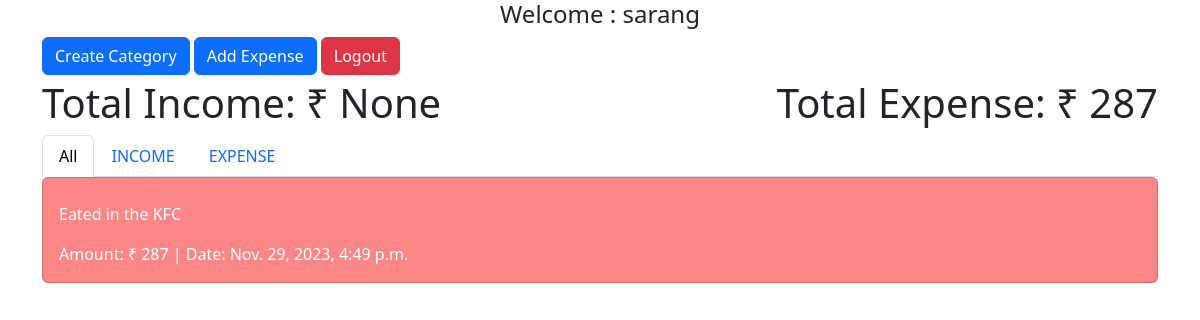
The page / (signed in) on the database as committed earlier.
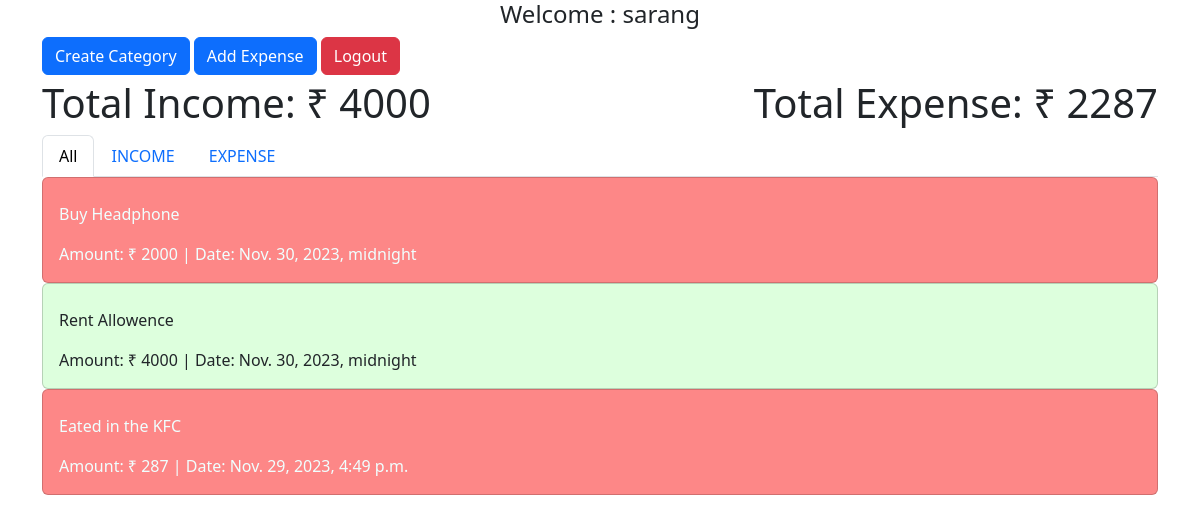
The same page on the database as committed later.
### home/models.py (models this page shows, shortened)
class Expense(models.Model):
    notes = models.CharField(max_length=255)
    date = models.DateTimeField()
    amount = models.BigIntegerField()
    user = models.ForeignKey(User, on_delete=models.CASCADE)
    Category = models.ForeignKey(Category, on_delete=models.CASCADE)
    expense_type = models.CharField(max_length=255, choices=expense_type)

### home/views.py (the view)
# urls.py: path("",views.index,name="home"),
@login_required(login_url="/login")
def index(request):
    form = ExpenseForm()
    category_form = CategoryForm()
    categories = Category.objects.all()
    expenses = Expense.objects.filter(user=request.user).order_by('-id')
    total_expense = Expense.objects.filter(user=request.user,expense_type='Expense').aggregate(Sum('amount')).get('amount__sum')
    total_earning = Expense.objects.filter(user=request.user,expense_type='Income').aggregate(Sum('amount')).get('amount__sum')
    context = {
        "form":form,
        "category_form":category_form,
        "categories":categories,
        "expenses":expenses,
        "total_expense":total_expense,
        "total_earning":total_earning
    }
    return render(request,"index.html",context)

### home/models.py (called while the page is built)
    def __str__(self):
        return self.name

### templates/index.html (shortened to what this page needs)
{% extends 'base.html' %}
{% block body %}
<h4 class="text-center font-bold">Welcome : {{request.user.username}}</h4>
<div class="container mx-auto">
    <button type="button" class="btn btn-primary" data-bs-toggle="modal"
        data-bs-target="#exampleModal">
        Create Category
    </button>
    <button type="button" class="btn btn-primary" data-bs-toggle="modal"
        data-bs-target="#exampleModal1">
        Add Expense
    </button>
    <a href="/logout" class="btn btn-danger">Logout</a>
</div>
<div class="container mx-auto">
    <div class="my-1">
       <div class="d-flex justify-content-between">
           <h1>Total Income: ₹  {{total_earning}}</h1>
        <h1>Total Expense: ₹  {{total_expense}}</h1>
       </div>
        <ul class="nav nav-tabs" id="myTab" role="tablist">
            <li class="nav-item" role="presentation">
                <button class="nav-link active" id="home-tab"
                    data-bs-toggle="tab" data-bs-target="#home-tab-pane"
                    type="button" role="tab" aria-controls="home-tab-pane"
                    aria-selected="true">All</button>
            </li>
            <li class="nav-item" role="presentation">
                <button class="nav-link" id="profile-tab" data-bs-toggle="tab"
                    data-bs-target="#profile-tab-pane" type="button" role="tab"
                    aria-controls="profile-tab-pane" aria-selected="false">INCOME</button>
            </li>
            <li class="nav-item" role="presentation">
                <button class="nav-link" id="contact-tab" data-bs-toggle="tab"
                    data-bs-target="#contact-tab-pane" type="button" role="tab"
                    aria-controls="contact-tab-pane" aria-selected="false">EXPENSE</button>
            </li>
        </ul>
        <div class="tab-content" id="myTabContent">
            <div class="tab-pane fade show active" id="home-tab-pane"
                role="tabpanel" aria-labelledby="home-tab" tabindex="0">
                {% for expense in expenses %}
                <div
                    class="card {% if expense.expense_type == 'Expense' %}expense{% else %}income{% endif %}">
                    <div class="card-body">
                        <p class="card-text">{{ expense.notes }}</p>
                        <p class="card-text">
                            Amount: ₹ {{ expense.amount }} | Date: {{expense.date}}
                        </p>
                    </div>
                </div>
                {% endfor %}
            </div>
        </div>
    </div>
</div>
{% endblock body %}

### templates/base.html (shortened to what this page needs)
<!doctype html>
<html lang="en">
  <head>
    <link href="https://cdn.jsdelivr.net/npm/bootstrap@5.3.2/dist/css/bootstrap.min.css" rel="stylesheet">
  </head>
  <body>
   {% block body  %}
    {% endblock body %}
  </body>
</html>

### templates/base.html (style rules this page uses)
.card { border: 1px solid #ccc; }
.expense { background-color: #fd8787 !important; color: azure !important; }
.income { background-color: #ddffdd !important; }

Rows that differ between the two databases and show on the page:
added Expense: notes "Buy Headphone", amount "2000", date "Nov. 30, 2023, midnight"
added Expense: notes "Rent Allowence", amount "4000", date "Nov. 30, 2023, midnight", expense_type "Income" (drawn)
Other text that changed with them:
{{ total_earning }}: "None" → "4000"
{{ total_expense }}: "287" → "2287"
